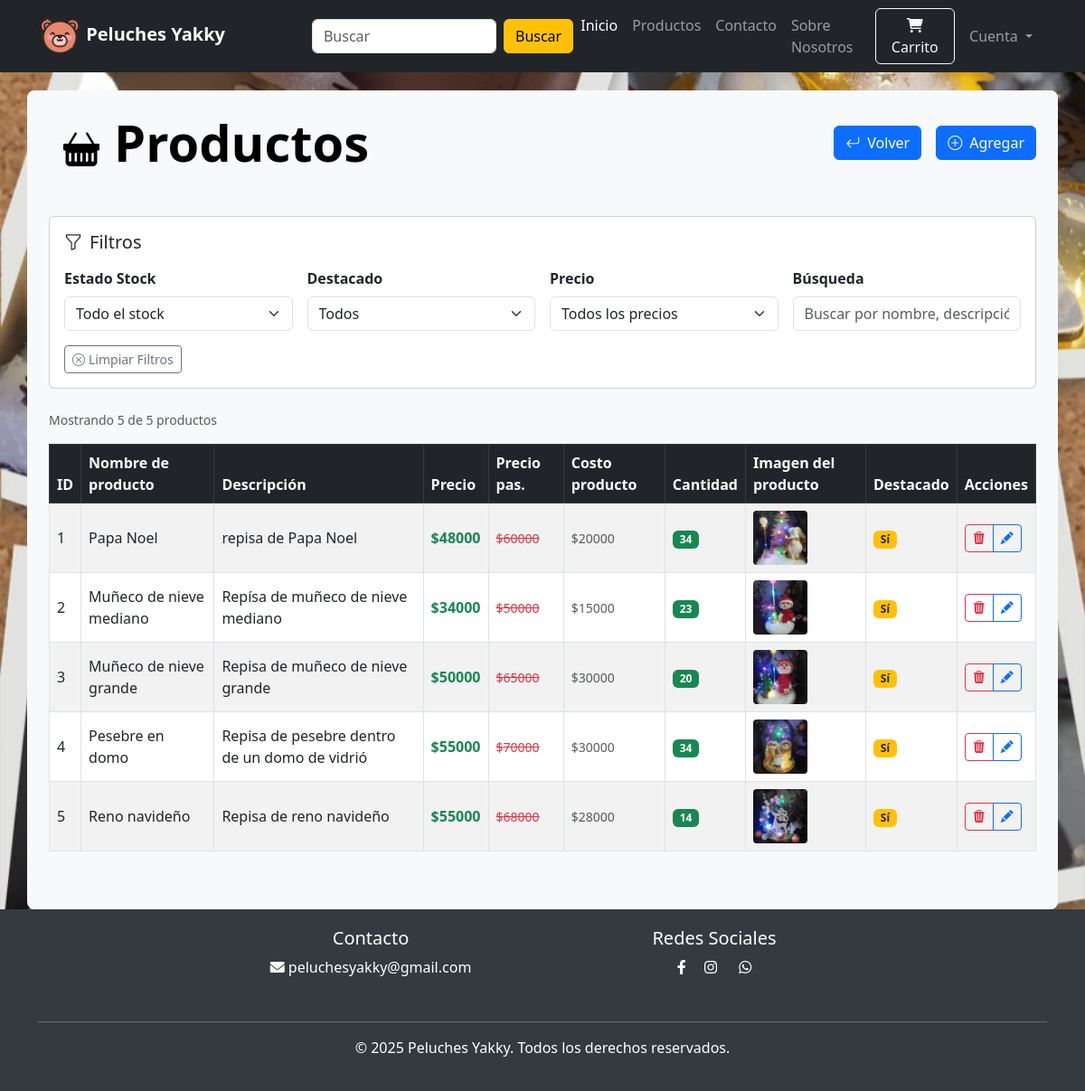
/ver-productos (signed in), run on an earlier commit of the app's database.
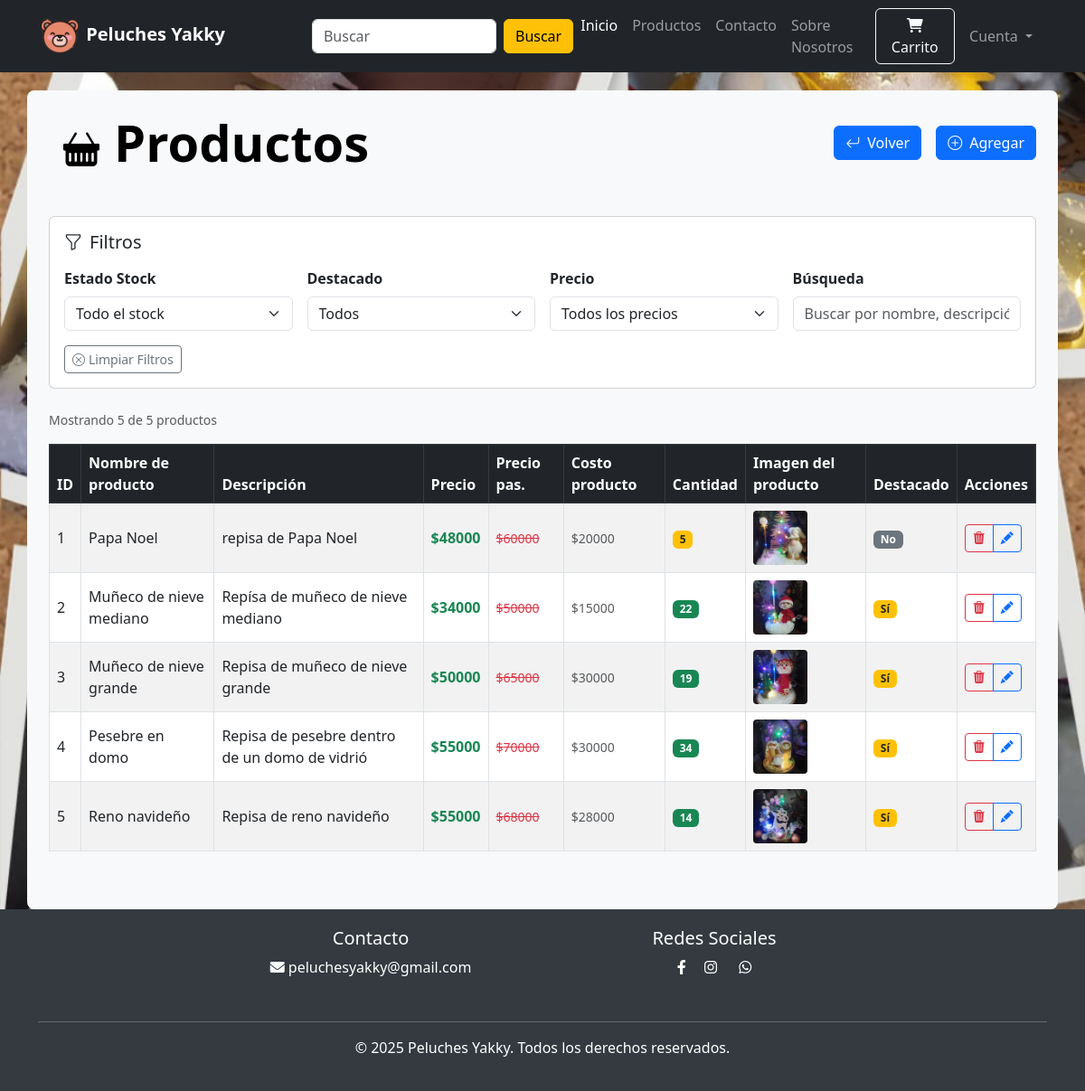
And on a later commit of the database.
### website/models/producto_model.py (models this page shows, shortened)
class Product(db.Model):
    id = db.Column(db.Integer, primary_key=True)
    product_name = db.Column(db.String(100), nullable=False)
    current_price = db.Column(db.Integer, nullable=False)
    precio_costo = db.Column(db.Integer, nullable=False)  # tarea
    previous_price = db.Column(db.Integer, nullable=False)
    in_stock = db.Column(db.Integer, nullable=False)
    product_picture = db.Column(db.String(1000), nullable=False)
    flash_sale = db.Column(db.Boolean, default=False)
    date_added = db.Column(db.DateTime, default=datetime.utcnow)
    descripcion = db.Column(db.String(1000), nullable=False)
    is_deleted = db.Column(db.Boolean, default=False)
    carts = db.relationship(
        "Cart", backref=db.backref("product", lazy=True), cascade="all, delete-orphan"
    )
    orders = db.relationship(
        "Order", backref=db.backref("product", lazy=True), cascade="all, delete-orphan"
    )

### website/admin.py (the view)
@admin.route("/ver-productos", methods=["GET", "POST"])
@login_required
def ver_productos():
    if current_user.id == 1:
        productos = Product.query.order_by(Product.date_added).all()
        return render_template("ver_produc.html", productos=productos)
    return render_template("error_404.html")

### website/models/customer_model.py (called while the page is built)
    @property
    def is_authenticated(self):
        return True  # Para usuarios reales siempre True

### website/templates/ver_produc.html (shortened to what this page needs)
{% extends 'index.html' %}
{% block body %}
{% if productos | length < 1 %}
<div class="fondo" style="min-height: 100vh; padding-top: 20px;">
    <div class="container bg-light rounded-3 p-4 ">
        <div class="d-flex justify-content-between align-items-center mb-5">
            <h1 class="text-black mb-0 display-4 fw-bold">
                <i class="bi bi-basket-fill fs-1 text-black m-3"></i>Productos
            </h1>
            <div class="d-flex gap-3">
                <button onclick="window.location.href='/adminvista'" class="btn btn-primary">
                    <i class="bi bi-arrow-return-left me-2"></i>Volver
                </button>
                <button onclick="window.location.href='/agregar-productos'" class="btn btn-primary">
                    <i class="bi bi-plus-circle me-2"></i>Agregar
                </button>
            </div>
        </div>
        <h1 class="text-black mb-0 display-4 fw-bold text-center p-5">
            <i class="bi bi-emoji-frown-fill fs-1 text-black m-3"></i> No hay productos
        </h1>
    </div>
</div>
{% else %}
<div class="fondo" style="min-height: 100vh; padding-top: 20px;">
    <div class="container bg-light rounded-3 p-4 ">
        <div class="d-flex justify-content-between align-items-center mb-5">
            <h1 class="text-black mb-0 display-4 fw-bold">
                <i class="bi bi-basket-fill fs-1 text-black m-3"></i>Productos
            </h1>
            <div class="d-flex gap-3">
                <button onclick="window.location.href='/adminvista'" class="btn btn-primary">
                    <i class="bi bi-arrow-return-left me-2"></i>Volver
                </button>
                <button onclick="window.location.href='/agregar-productos'" class="btn btn-primary">
                    <i class="bi bi-plus-circle me-2"></i>Agregar
                </button>
            </div>
        </div>
        <div class="card mb-4">
            <div class="card-body">
                <h5 class="card-title mb-3">
                    <i class="bi bi-funnel me-2"></i>Filtros
                </h5>
                <div class="row g-3">
                    <div class="col-md-3">
                        <label class="form-label fw-bold">Estado Stock</label>
                        <select class="form-select" id="filterStock">
                            <option value="all">Todo el stock</option>
                        </select>
                    </div>
                    <div class="col-md-3">
                        <label class="form-label fw-bold">Destacado</label>
                        <select class="form-select" id="filterDestacado">
                            <option value="all">Todos</option>
                        </select>
                    </div>
                    <div class="col-md-3">
                        <label class="form-label fw-bold">Precio</label>
                        <select class="form-select" id="filterPrecio">
                            <option value="all">Todos los precios</option>
                        </select>
                    </div>
                    <div class="col-md-3">
                        <label class="form-label fw-bold">Búsqueda</label>
                        <input type="text" class="form-control" id="searchInput" placeholder="Buscar por nombre, descripción...">
                    </div>
                </div>
                <div class="row mt-3">
                    <div class="col-12">
                        <button class="btn btn-outline-secondary btn-sm" id="clearFilters">
                            <i class="bi bi-x-circle me-1"></i>Limpiar Filtros
                        </button>
                    </div>
                </div>
            </div>
        </div>
        <div class="d-flex justify-content-between align-items-center mb-3">
            <small class="text-muted" id="resultCount">
            </small>
        </div>
        <div class="table-responsive-lg">
            <table class="table table-bordered table-hover table-striped align-middle">
                <thead class="table-dark">
                    <tr>
                        <th>ID</th>
                        <th>Nombre de producto</th>
                        <th>Descripción</th>
                        <th>Precio</th>
                        <th>Precio pas.</th>
                        <th>Costo producto</th>
                        <th>Cantidad</th>
                        <th>Imagen del producto</th>
                        <th>Destacado</th>
                        <th>Acciones</th>
                    </tr>
                </thead>
                <tbody id="productosTableBody">
                    {% for item in productos %}
                    <tr class="producto-row"
                        data-stock="{{ item.in_stock }}"
                        data-destacado="{{ 'si' if item.flash_sale else 'no' }}"
                        data-precio="{{ item.current_price }}"
                        data-search="{{ item.product_name ~ ' ' ~ item.descripcion }}">
                        <td>{{ item.id }}</td>
                        <td>{{ item.product_name }}</td>
                        <td>
                            <span title="{{ item.descripcion }}">
                                {{ item.descripcion|truncate(50) }}
                            </span>
                        </td>
                        <td>
                            <strong class="text-success">${{ item.current_price }}</strong>
                        </td>
                        <td>
                            {% if item.previous_price and item.previous_price > item.current_price %}
                                <small class="text-danger text-decoration-line-through">${{ item.previous_price }}</small>
                            {% else %}
                                <span class="text-muted">-</span>
                            {% endif %}
                        </td>
                        <td>
                            <small class="text-muted">${{ item.precio_costo }}</small>
                        </td>
                        <td>
                            <span class="badge
                                {% if item.in_stock == 0 %}bg-danger
                                {% elif item.in_stock <= 10 %}bg-warning text-dark
                                {% else %}bg-success{% endif %}">
                                {{ item.in_stock }}
                            </span>
                        </td>
                        <td>
                            <img src="{{ item.product_picture }}" alt="{{ item.product_name }}"
                                style="height: 60px; width: 60px; border-radius: 4px; object-fit: cover;">
                        </td>
                        <td>
                            {% if item.flash_sale %}
                                <span class="badge bg-warning text-dark">Sí</span>
                            {% else %}
                                <span class="badge bg-secondary">No</span>
                            {% endif %}
                        </td>
                        <td>
                            <div class="btn-group" role="group">
                                <a href="/elimi-producto/{{ item.id }}"
                                   onclick="return confirmDelete()"
                                   class="btn btn-sm btn-outline-danger"
                                   title="Eliminar">
                                    <i class="bi bi-trash3-fill"></i>
                                </a>
                                <a href="/actua-producto/{{ item.id }}"
                                   class="btn btn-sm btn-outline-primary"
                                   title="Editar">
                                    <i class="bi bi-pencil-fill"></i>
                                </a>
                            </div>
                        </td>
                    </tr>
                    {% endfor %}
                </tbody>
            </table>
        </div>
    </div>
</div>
{% endif %}
{% endblock %}

### website/templates/index.html (shortened to what this page needs)
<!DOCTYPE html>
<html lang="es">
<head>
    <link href="https://cdn.jsdelivr.net/npm/bootstrap@5.3.0/dist/css/bootstrap.min.css" rel="stylesheet">
    <link rel="stylesheet" href="https://cdn.jsdelivr.net/npm/bootstrap-icons@1.13.1/font/bootstrap-icons.min.css">
    <link rel="stylesheet" href="https://cdnjs.cloudflare.com/ajax/libs/font-awesome/6.0.0/css/all.min.css">
    <link rel="stylesheet" href="{{ url_for('static', filename='css/style.css' ) }}">
</head>
<body>
    <nav class="navbar navbar-expand-lg navbar-dark bg-dark">
        <div class="container">
            <a class="navbar-brand fw-bold me-5" href="/"> <img src="{{ url_for('static', filename='img/icon.png') }}"
                    alt="Logo" style="width: 3rem; height: 3rem;"> Peluches Yakky</a>
            <div class="collapse navbar-collapse" id="navbarNav">
                <form class="d-flex ms-5" role="search" action="/buscar" method="post">
                    <input class="form-control me-2" name="buscar" type="search" placeholder="Buscar"
                        aria-label="Buscar">
                    <button class="btn btn-warning" type="submit">Buscar</button>
                </form>
                <ul class="navbar-nav ms-auto">
                    <li class="nav-item"><a class="nav-link active" href="/">Inicio</a></li>
                    <li class="nav-item"><a class="nav-link" href="/productos-todo">Productos</a></li>
                    <li class="nav-item"><a class="nav-link" href="/contacto">Contacto</a></li>
                    <li class="nav-item"><a class="nav-link" href="/sobre-nosotros">Sobre Nosotros</a></li>
                </ul>
                {% if cart | length < 1 %} <a href="/carrito" class="btn btn-outline-light ms-3">
                    <i class="fas fa-shopping-cart"></i> Carrito
                    </a>
                    {% else %}
                    <a href="/carrito" class="btn btn-outline-light ms-3">
                        <i class="fas fa-shopping-cart"></i> Carrito <i
                            class="bi bi-{{ cart | length }}-circle-fill"></i>
                    </a>
                    {% endif %}
            </div>
            <ul class="navbar-nav me-auto mb-2 mb-lg-0">
                <li class="nav-item dropdown mx-2">
                    <a class="nav-link dropdown-toggle text-grey" href="#" role="button" , id="profileDropdown"
                        data-bs-toggle="dropdown" aria-hidden="false">
                        Cuenta
                    </a>
            </li>
            </ul>
        </div>
    </nav>
    {% block body %}
    {% endblock %}
    <footer class="text-center" id="contacto">
        <div class="container">
            <div class="row">
                <div class="col-md-4 mb-3 offset-md-2">
                    <h5>Contacto</h5>
                    <p><i class="fas fa-envelope"></i> peluchesyakky@gmail.com</p>
                </div>
                <div class="col-md-4 mb-3">
                    <h5>Redes Sociales</h5>
                    <a href="https://www.facebook.com/profile.php?id=100093166902343" class="text-white me-3 ps-3"><i
                            class="fab fa-facebook-f"></i></a>
                    <a href="https://www.instagram.com/peluches_yakky/" class="text-white me-3"><i
                            class="fab fa-instagram"></i></a>
                    <a href="https://wa.me/573135484798?text=¡Hola!%20Quisiera%20más%20información%20sobre%20sus%20peluches."
                        class="text-white me-3 ps-1" style="width: 60px; height: 60px;">
                        <i class="fab fa-whatsapp"></i>
                    </a>
                </div>
            </div>
            <hr>
            <p>&copy; 2025 Peluches Yakky. Todos los derechos reservados.</p>
        </div>
    </footer>
</body>
</html>

### website/static/css/style.css (style rules this page uses)
.fondo { background-image: url(../img/fondo.png); background-position: center; background-repeat: repeat; background-attachment: fixed; background-size: cover; }
footer { background-color: #343a40; color: white; padding: 20px 0; }

### website/templates/ver_produc.html (style rules this page uses)
.producto-row { transition: all 0.3s ease; }
.btn-group .btn { padding: 0.25rem 0.5rem; }

What changed in the data, as far as the page shows it:
changed Product "Papa Noel": in_stock "34" → "5"; flash_sale "Sí" → "No"
changed Product "Muñeco de nieve mediano": in_stock "23" → "22"
changed Product "Muñeco de nieve grande": in_stock "20" → "19"
